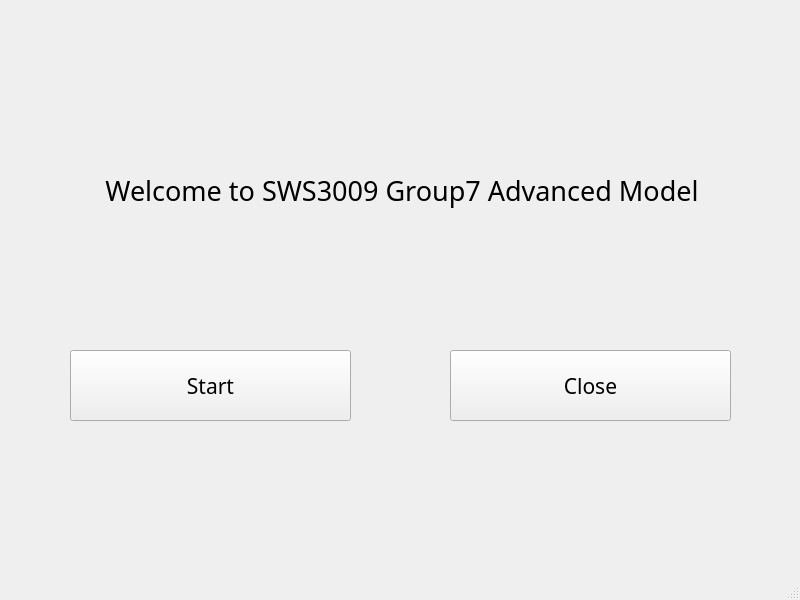
<?xml version="1.0" encoding="UTF-8"?>
<ui version="4.0">
 <class>MainWindow</class>
 <widget class="QMainWindow" name="MainWindow">
  <property name="geometry">
   <rect>
    <x>0</x>
    <y>0</y>
    <width>800</width>
    <height>600</height>
   </rect>
  </property>
  <property name="windowTitle">
   <string>MainWindow</string>
  </property>
  <property name="autoFillBackground">
   <bool>true</bool>
  </property>
  <widget class="QWidget" name="centralwidget">
   <widget class="QLabel" name="title">
    <property name="geometry">
     <rect>
      <x>30</x>
      <y>150</y>
      <width>751</width>
      <height>81</height>
     </rect>
    </property>
    <property name="font">
     <font>
      <family>3ds</family>
      <pointsize>20</pointsize>
      <weight>50</weight>
      <italic>false</italic>
      <bold>false</bold>
     </font>
    </property>
    <property name="contextMenuPolicy">
     <enum>Qt::NoContextMenu</enum>
    </property>
    <property name="frameShape">
     <enum>QFrame::NoFrame</enum>
    </property>
    <property name="text">
     <string>Welcome to SWS3009 Group7 Advanced Model </string>
    </property>
    <property name="textFormat">
     <enum>Qt::AutoText</enum>
    </property>
    <property name="scaledContents">
     <bool>false</bool>
    </property>
    <property name="alignment">
     <set>Qt::AlignCenter</set>
    </property>
    <property name="indent">
     <number>-1</number>
    </property>
   </widget>
   <widget class="QPushButton" name="startButton">
    <property name="geometry">
     <rect>
      <x>70</x>
      <y>350</y>
      <width>281</width>
      <height>71</height>
     </rect>
    </property>
    <property name="font">
     <font>
      <family>3ds Light</family>
      <pointsize>16</pointsize>
     </font>
    </property>
    <property name="text">
     <string>Start</string>
    </property>
    <property name="iconSize">
     <size>
      <width>30</width>
      <height>50</height>
     </size>
    </property>
    <property name="autoDefault">
     <bool>true</bool>
    </property>
    <property name="default">
     <bool>false</bool>
    </property>
   </widget>
   <widget class="QPushButton" name="closeButton">
    <property name="geometry">
     <rect>
      <x>450</x>
      <y>350</y>
      <width>281</width>
      <height>71</height>
     </rect>
    </property>
    <property name="font">
     <font>
      <family>3ds Light</family>
      <pointsize>16</pointsize>
     </font>
    </property>
    <property name="text">
     <string>Close</string>
    </property>
    <property name="iconSize">
     <size>
      <width>30</width>
      <height>50</height>
     </size>
    </property>
    <property name="autoDefault">
     <bool>true</bool>
    </property>
    <property name="default">
     <bool>false</bool>
    </property>
   </widget>
  </widget>
  <widget class="QMenuBar" name="menubar">
   <property name="geometry">
    <rect>
     <x>0</x>
     <y>0</y>
     <width>800</width>
     <height>26</height>
    </rect>
   </property>
  </widget>
  <widget class="QStatusBar" name="statusbar"/>
 </widget>
 <resources>
  <include location="bg.qrc"/>
 </resources>
 <connections>
  <connection>
   <sender>startButton</sender>
   <signal>clicked()</signal>
   <receiver>MainWindow</receiver>
   <slot>start()</slot>
   <hints>
    <hint type="sourcelabel">
     <x>220</x>
     <y>420</y>
    </hint>
    <hint type="destinationlabel">
     <x>128</x>
     <y>480</y>
    </hint>
   </hints>
  </connection>
 </connections>
 <slots>
  <slot>start()</slot>
 </slots>
</ui>
